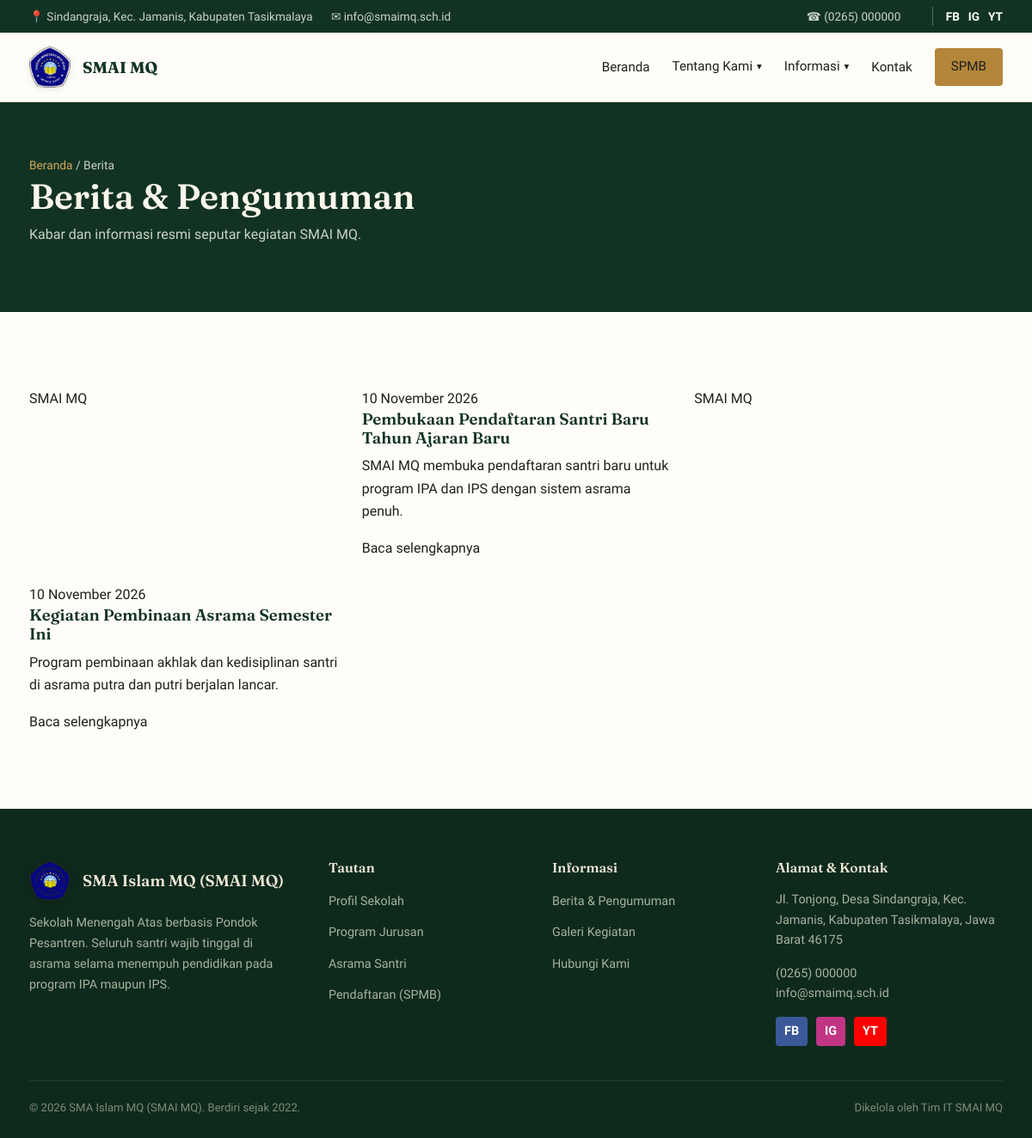
Page /berita.php on the committed database.
### tables this page shows
CREATE TABLE profil_sekolah (
    id INT AUTO_INCREMENT PRIMARY KEY,
    nama_sekolah VARCHAR(150) NOT NULL,
    npsn VARCHAR(20) DEFAULT NULL,
    tahun_berdiri YEAR NOT NULL,
    alamat VARCHAR(255) NOT NULL,
    desa_kelurahan VARCHAR(100),
    kecamatan VARCHAR(100),
    kabupaten VARCHAR(100),
    provinsi VARCHAR(100),
    kode_pos VARCHAR(10),
    telepon VARCHAR(30),
    email VARCHAR(100),
    sambutan_kepsek TEXT,
    visi TEXT,
    misi TEXT,
    sejarah TEXT,
    logo VARCHAR(255) DEFAULT NULL,
    facebook VARCHAR(255) DEFAULT NULL,
    instagram VARCHAR(255) DEFAULT NULL,
    youtube VARCHAR(255) DEFAULT NULL,
    whatsapp VARCHAR(20) DEFAULT NULL,
    video_profil VARCHAR(255) DEFAULT NULL
);

CREATE TABLE berita (
    id INT AUTO_INCREMENT PRIMARY KEY,
    judul VARCHAR(200) NOT NULL,
    slug VARCHAR(220) NOT NULL UNIQUE,
    ringkasan VARCHAR(300),
    konten TEXT NOT NULL,
    gambar VARCHAR(255) DEFAULT NULL,
    penulis VARCHAR(100) DEFAULT 'Admin SMAI MQ',
    status ENUM('draft','terbit') DEFAULT 'terbit',
    dibuat_pada TIMESTAMP DEFAULT CURRENT_TIMESTAMP,
    diperbarui_pada TIMESTAMP DEFAULT CURRENT_TIMESTAMP ON UPDATE CURRENT_TIMESTAMP
);

### includes/functions.php (called while the page is built, shortened)
<?php
function e($string) {
    return htmlspecialchars($string ?? '', ENT_QUOTES, 'UTF-8');
}
function format_tanggal_indo($tanggal) {
    $bulan = [
        1 => 'Januari', 2 => 'Februari', 3 => 'Maret', 4 => 'April',
        5 => 'Mei', 6 => 'Juni', 7 => 'Juli', 8 => 'Agustus',
        9 => 'September', 10 => 'Oktober', 11 => 'November', 12 => 'Desember'
    ];
    $ts = strtotime($tanggal);
    return date('j', $ts) . ' ' . $bulan[(int)date('n', $ts)] . ' ' . date('Y', $ts);
}

### berita.php (the view, shortened to what this page needs)
<?php
require_once __DIR__ . '/config/database.php';
require_once __DIR__ . '/includes/functions.php';
$halaman_aktif = 'berita';
$per_page = 9;
$page = isset($_GET['p']) ? (int)$_GET['p'] : 1;
$offset = ($page - 1) * $per_page;
$stmt = $pdo->prepare("SELECT * FROM berita WHERE status='terbit' ORDER BY dibuat_pada DESC LIMIT ? OFFSET ?");
$stmt->bindValue(1, $per_page, PDO::PARAM_INT);
$stmt->bindValue(2, $offset, PDO::PARAM_INT);
$stmt->execute();
$berita = $stmt->fetchAll();
require __DIR__ . '/includes/header.php';
?>
<div class="header-halaman">
    <div class="wadah">
        <span class="jejak"><a href="index.php">Beranda</a> / Berita</span>
        <h1>Berita &amp; Pengumuman</h1>
        <p style="color:#C9D3C6; max-width:60ch;">Kabar dan informasi resmi seputar kegiatan SMAI MQ.</p>
    </div>
</div>
<section>
    <div class="wadah">
        <div class="grid-berita">
            <?php if ($berita): foreach ($berita as $b): ?>
                <div class="thumb">
                    <?php if (!empty($b['gambar']) && file_exists(__DIR__ . '/assets/img/berita/' . $b['gambar'])): ?>
                        <img src="<?= BASE_URL ?>assets/img/berita/<?= e($b['gambar']) ?>" alt="<?= e($b['judul']) ?>">
                    <?php else: ?>
                        SMAI MQ
                    <?php endif; ?>
                </div>
                <div class="isi">
                    <time><?= format_tanggal_indo($b['dibuat_pada']) ?></time>
                    <h3><?= e($b['judul']) ?></h3>
                    <p><?= e($b['ringkasan']) ?></p>
                    <span class="baca">Baca selengkapnya</span>
                </div>
            <?php endforeach; else: ?>
                <p>Belum ada berita yang diterbitkan.</p>
            <?php endif; ?>
        </div>
    </div>
</section>
<?php require __DIR__ . '/includes/footer.php'; ?>

### includes/header.php (shortened to what this page needs)
<?php
$profil = $pdo->query("SELECT * FROM profil_sekolah LIMIT 1")->fetch();
$halaman_aktif = $halaman_aktif ?? '';
?>
<!DOCTYPE html>
<html lang="id">
<head>
<link rel="stylesheet" href="<?= BASE_URL ?>assets/css/style.css">
</head>
<body>
<div class="topbar">
    <div class="wadah">
        <div>
            <span>📍 <?= e($profil['desa_kelurahan'] ?? '') ?>, <?= e($profil['kecamatan'] ?? '') ?>, <?= e($profil['kabupaten'] ?? '') ?></span>
            <span>✉ <?= e($profil['email'] ?? '') ?></span>
        </div>
        <div>
            <span>☎ <?= e($profil['telepon'] ?? '') ?></span>
            <div style="display:inline-flex; align-items:center; gap:10px; margin-left:15px; border-left:1px solid rgba(255,255,255,0.3); padding-left:15px;">
                <?php if(!empty($profil['facebook'])): ?><a href="<?= e($profil['facebook']) ?>" target="_blank" style="color:white; text-decoration:none; font-weight:bold;">FB</a><?php endif; ?>
                <?php if(!empty($profil['instagram'])): ?><a href="<?= e($profil['instagram']) ?>" target="_blank" style="color:white; text-decoration:none; font-weight:bold;">IG</a><?php endif; ?>
                <?php if(!empty($profil['youtube'])): ?><a href="<?= e($profil['youtube']) ?>" target="_blank" style="color:white; text-decoration:none; font-weight:bold;">YT</a><?php endif; ?>
            </div>
        </div>
    </div>
</div>
<header class="situs">
    <div class="navbar wadah">
        <a href="<?= BASE_URL ?>index.php" class="merek">
            <img src="<?= BASE_URL ?>assets/img/logo.png" alt="Logo SMAI MQ" class="logo-sekolah">
            <span class="merek-teks">
                <strong>SMAI MQ</strong>
            </span>
        </a>
        <nav class="menu-utama">
            <ul>
                <li><a href="<?= BASE_URL ?>index.php" class="<?= $halaman_aktif === 'beranda' ? 'aktif' : '' ?>">Beranda</a></li>
                <li class="menu-dropdown <?= in_array($halaman_aktif, ['profil', 'jurusan', 'asrama', 'fasilitas', 'guru', 'prestasi', 'ekstrakurikuler']) ? 'aktif' : '' ?>">
                    <a href="javascript:void(0)" class="dropdown-toggle">Tentang Kami <span class="panah-bawah">&#9662;</span></a>
                </li>
                <li class="menu-dropdown <?= in_array($halaman_aktif, ['berita', 'galeri', 'pengumuman', 'unduhan', 'alumni', 'kalender', 'karya']) ? 'aktif' : '' ?>">
                    <a href="javascript:void(0)" class="dropdown-toggle">Informasi <span class="panah-bawah">&#9662;</span></a>
                </li>
                <li><a href="<?= BASE_URL ?>kontak.php" class="<?= $halaman_aktif === 'kontak' ? 'aktif' : '' ?>">Kontak</a></li>
                <li><a href="https://spmb.ponpes-mhmq.my.id/" target="_blank" class="btn btn-emas" style="padding:8px 18px;">SPMB</a></li>
            </ul>
        </nav>
    </div>
</header>

### includes/footer.php (shortened to what this page needs)
<footer class="situs">
    <div class="wadah">
        <div class="footer-grid">
            <div>
                <div style="display:flex; align-items:center; gap:14px; margin-bottom:14px;">
                    <img src="<?= BASE_URL ?>assets/img/logo.png" alt="Logo SMAI MQ" style="width:48px; height:auto; filter:drop-shadow(0 2px 4px rgba(0,0,0,0.3));">
                    <h4 style="margin:0; font-size:1.15rem;"><?= e($profil['nama_sekolah']) ?></h4>
                </div>
                <p>Sekolah Menengah Atas berbasis Pondok Pesantren. Seluruh santri wajib tinggal di asrama selama menempuh pendidikan pada program IPA maupun IPS.</p>
            </div>
            <div>
                <h4>Tautan</h4>
                <ul>
                    <li><a href="<?= BASE_URL ?>profil.php">Profil Sekolah</a></li>
                    <li><a href="<?= BASE_URL ?>jurusan.php">Program Jurusan</a></li>
                    <li><a href="<?= BASE_URL ?>asrama.php">Asrama Santri</a></li>
                    <li><a href="https://spmb.ponpes-mhmq.my.id/" target="_blank">Pendaftaran (SPMB)</a></li>
                </ul>
            </div>
            <div>
                <h4>Informasi</h4>
                <ul>
                    <li><a href="<?= BASE_URL ?>berita.php">Berita &amp; Pengumuman</a></li>
                    <li><a href="<?= BASE_URL ?>galeri.php">Galeri Kegiatan</a></li>
                    <li><a href="<?= BASE_URL ?>kontak.php">Hubungi Kami</a></li>
                </ul>
            </div>
            <div>
                <h4>Alamat &amp; Kontak</h4>
                <p>
                    <?= e($profil['alamat']) ?>, Desa <?= e($profil['desa_kelurahan']) ?>,
                    <?= e($profil['kecamatan']) ?>, <?= e($profil['kabupaten']) ?>,
                    <?= e($profil['provinsi']) ?> <?= e($profil['kode_pos']) ?>
                </p>
                <p><?= e($profil['telepon']) ?><br><?= e($profil['email']) ?></p>
                <div style="margin-top:15px; display:flex; gap:10px;">
                    <?php if(!empty($profil['facebook'])): ?><a href="<?= e($profil['facebook']) ?>" target="_blank" style="display:inline-block; padding:5px 10px; background:#3b5998; color:white; border-radius:4px; text-decoration:none; font-weight:bold;">FB</a><?php endif; ?>
                    <?php if(!empty($profil['instagram'])): ?><a href="<?= e($profil['instagram']) ?>" target="_blank" style="display:inline-block; padding:5px 10px; background:#C13584; color:white; border-radius:4px; text-decoration:none; font-weight:bold;">IG</a><?php endif; ?>
                    <?php if(!empty($profil['youtube'])): ?><a href="<?= e($profil['youtube']) ?>" target="_blank" style="display:inline-block; padding:5px 10px; background:#FF0000; color:white; border-radius:4px; text-decoration:none; font-weight:bold;">YT</a><?php endif; ?>
                </div>
            </div>
        </div>
        <div class="footer-bawah">
            <span>&copy; <?= date('Y') ?> <?= e($profil['nama_sekolah']) ?>. Berdiri sejak <?= e($profil['tahun_berdiri']) ?>.</span>
            <span>Dikelola oleh Tim IT SMAI MQ</span>
        </div>
    </div>
</footer>
</body>
</html>

### assets/css/style.css (style rules this page uses)
:root { --hijau-tua: #12332390; --hijau-tua: #123323; --hijau: #1E5A3B; --hijau-terang: #2F7C52; --emas: #B4863A; --emas-terang: #D3A85C; --krem: #F6F1E4; --putih: #FFFDF8; --tinta: #1C221D; --abu: #6C7267; --garis: #DED6C0; --radius: 4px; --maks-lebar: 1180px; --bayangan: 0 18px 40px -22px rgba(18, 51, 35, 0.35); }
* { box-sizing: border-box; }
html { scroll-behavior: smooth; }
body { margin: 0; font-family: 'Work Sans', sans-serif; color: var(--tinta); background: var(--putih); line-height: 1.65; -webkit-font-smoothing: antialiased; }
h1, h2, h3, h4, .font-display { font-family: 'Fraunces', serif; font-weight: 600; line-height: 1.15; margin: 0 0 0.5em; color: var(--hijau-tua); }
p { margin: 0 0 1em; max-width: 68ch; }
a { color: var(--hijau); text-decoration: none; }
img { max-width: 100%; display: block; }
.wadah { max-width: var(--maks-lebar); margin: 0 auto; padding: 0 24px; }
section { padding: 88px 0; }
.btn { display: inline-block; padding: 13px 28px; border-radius: var(--radius); font-weight: 600; font-size: 0.95rem; border: 1.5px solid transparent; cursor: pointer; transition: background .18s ease, color .18s ease, border-color .18s ease, transform .18s ease; }
.btn-emas { background: var(--emas); color: var(--hijau-tua); }
.topbar { background: var(--hijau-tua); color: #C9D3C6; font-size: 0.85rem; }
.topbar .wadah { display: flex; justify-content: space-between; padding: 8px 24px; flex-wrap: wrap; gap: 6px; }
.topbar span { margin-right: 18px; }
header.situs { background: var(--putih); border-bottom: 1px solid var(--garis); position: sticky; top: 0; z-index: 50; }
.navbar { display: flex; align-items: center; justify-content: space-between; padding: 16px 24px; }
.merek { display: flex; align-items: center; gap: 14px; }
.logo-sekolah { width: 48px; height: auto; max-height: 52px; object-fit: contain; filter: drop-shadow(0 2px 5px rgba(0,0,0,0.12)); flex-shrink: 0; }
.merek-teks { line-height: 1.25; }
.merek-teks strong { display: block; font-family: 'Fraunces', serif; font-size: 1.15rem; color: var(--hijau-tua); }
nav.menu-utama ul { list-style: none; display: flex; align-items: center; gap: 26px; margin: 0; padding: 0; }
nav.menu-utama a { color: var(--tinta); font-weight: 500; font-size: 0.95rem; padding: 6px 0; border-bottom: 2px solid transparent; }
.menu-dropdown { position: relative; }
.menu-dropdown > a { display: inline-flex; align-items: center; gap: 5px; cursor: pointer; }
.menu-dropdown .panah-bawah { font-size: 0.72rem; transition: transform 0.2s ease; }
.grid-berita { display: grid; grid-template-columns: repeat(3, 1fr); gap: 28px; }
footer.situs { background: #0E2A1C; color: #B7C1B1; padding: 60px 0 24px; }
.footer-grid { display: grid; grid-template-columns: 1.4fr 1fr 1fr 1.2fr; gap: 40px; margin-bottom: 40px; }
footer.situs h4 { color: #EDE7D6; font-size: 0.98rem; margin-bottom: 16px; }
footer.situs p, footer.situs a { color: #A7B29F; font-size: 0.9rem; }
footer.situs ul { list-style: none; padding: 0; margin: 0; display: grid; gap: 10px; }
.footer-bawah { border-top: 1px solid rgba(255,255,255,0.1); padding-top: 20px; font-size: 0.82rem; color: #7F8A79; display: flex; justify-content: space-between; flex-wrap: wrap; gap: 8px; }
.header-halaman { background: var(--hijau-tua); color: #EDE7D6; padding: 60px 0; position: relative; overflow: hidden; }
.header-halaman h1 { color: #FBF7EC; font-size: clamp(1.8rem, 3.4vw, 2.6rem); margin-bottom: 8px; }
.jejak { font-size: 0.86rem; color: #C9D3C6; }
.jejak a { color: var(--emas-terang); }

### rows in the picture
profil_sekolah: desa_kelurahan "Sindangraja", kecamatan "Kec. Jamanis", kabupaten "Kabupaten Tasikmalaya", email "info@smaimq.sch.id", telepon "(0265) 000000", nama_sekolah "SMA Islam MQ (SMAI MQ)", alamat "Jl. Tonjong", provinsi "Jawa Barat", kode_pos "46175", tahun_berdiri "2022"
berita: shows "SMAI MQ", dibuat_pada "10 November 2026", judul "Pembukaan Pendaftaran Santri Baru Tahun Ajaran Baru", ringkasan "SMAI MQ membuka pendaftaran santri baru untuk program IPA dan IPS dengan sistem asrama penuh."
berita: shows "SMAI MQ", dibuat_pada "10 November 2026", judul "Kegiatan Pembinaan Asrama Semester Ini", ringkasan "Program pembinaan akhlak dan kedisiplinan santri di asrama putra dan putri berjalan lancar."
